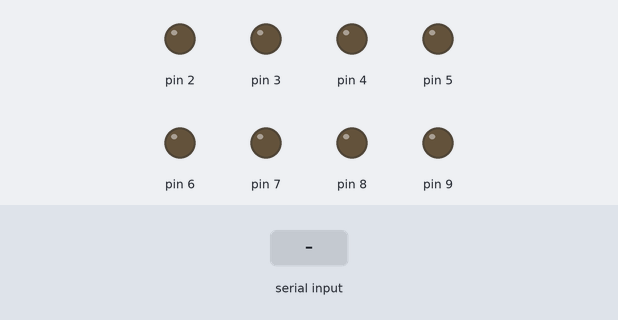
Recording of a sketch running on a simulated Arduino Uno, built with avr-gcc and run on an emulated ATmega328P. On the bench: output pins drawn as LEDs (lit = HIGH). Inputs (shaded band) come from the test bench.

Above: at 1.2 s.
1.3 s: byte 30 received over Serial
At 2.1 s:
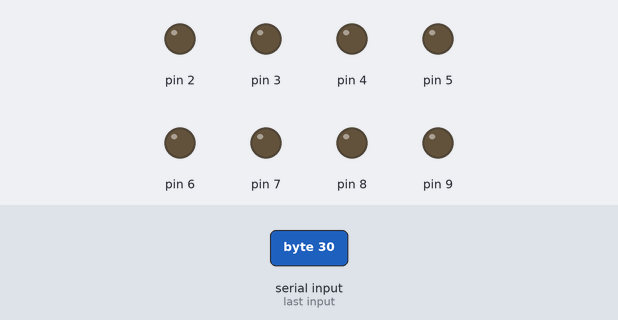
2.9 s: byte 90 received over Serial
At 3.3 s:
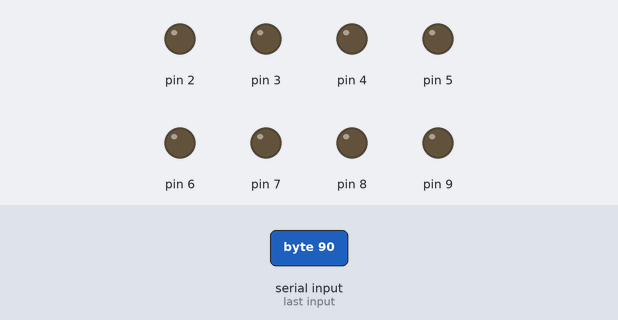
4.5 s: byte 120 received over Serial
At 5.7 s:
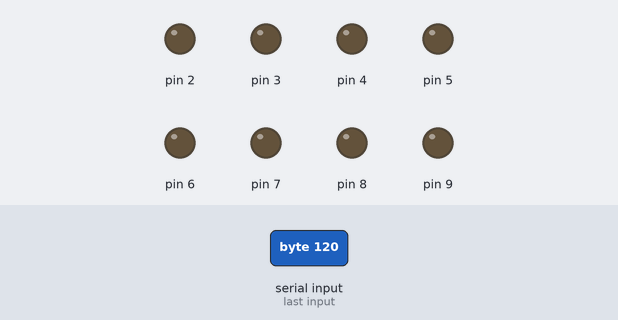
Timing chart, 0 to 7.5 s (numbered marks = the images above; inputs shaded):
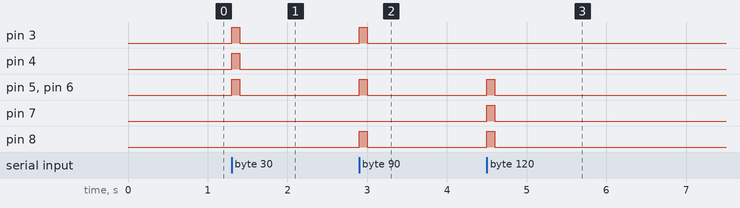

Measured:
- after the input at 1.3 s, pin 3–6: LOW → HIGH at once, → LOW 0.10 s later
- after the input at 2.9 s, pin 3, pin 5, pin 6, pin 8: LOW → HIGH at once, → LOW 0.10 s later
- after the input at 4.5 s, pin 5–8: LOW → HIGH at once, → LOW 0.10 s later

The sketch:

fio_8bit_ttl.ino
```cpp
//Joe Snider
//6/15
//
//receive ascii from a Serial connection and send piulsed

float pulseTime = 100;//ms

void setup() {
  Serial.begin(9600);
  pinMode(2, OUTPUT);
  pinMode(3, OUTPUT);
  pinMode(4, OUTPUT);
  pinMode(5, OUTPUT);
  pinMode(6, OUTPUT);
  pinMode(7, OUTPUT);
  pinMode(8, OUTPUT);
  pinMode(9, OUTPUT);

  //put in a delay for the XBee to negotiate
//  delay(1000);
}

int inByte;

void loop() {
  if(Serial.available() > 0) {
    inByte = Serial.read();

    int mask = 1; //todo - make global array for constant time deref
    for(int b = 0; b < 8; ++b) {
      if(mask & inByte) {
        digitalWrite(b+2, HIGH);
        //Serial.print("pin ");
        //Serial.println(b);
      }
      mask = mask << 1;
    }
    delay(pulseTime);
    for(int b = 0; b < 8; ++b, mask <<= 1) {
      digitalWrite(b+2, LOW);
    }

    //clear anything in serial
    while(Serial.available() > 0) {
      Serial.read();
    }

  }
}
```
